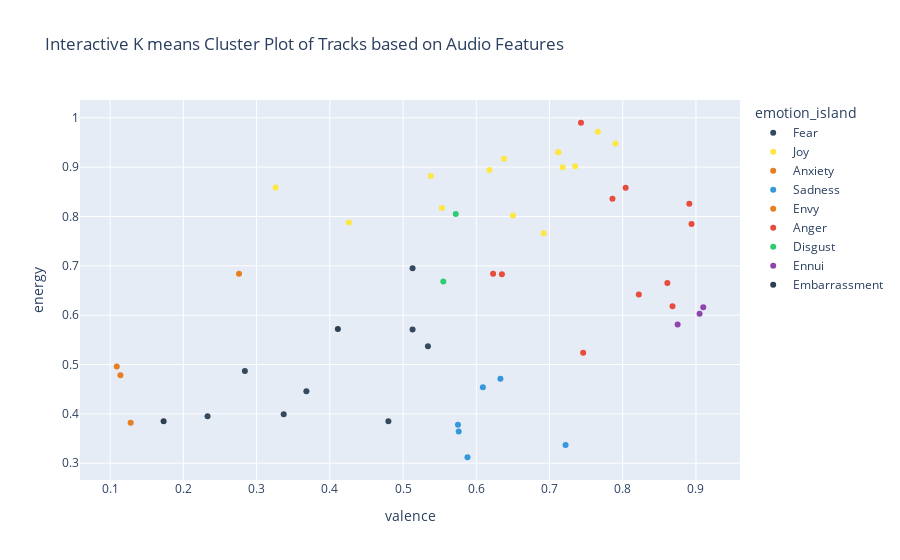

This figure's notebook cell:
### Code cell
import plotly.express as px
import plotly.graph_objects as go


# Map clusters to emotion names based on inspection of clusters
# This is a manual step where you assign a label to each cluster based on its characteristics
emotion_mapping = {0: 'Joy', 1: 'Sadness', 2: 'Anger', 3: 'Fear', 4: 'Disgust',
                   5: 'Anxiety', 6: 'Envy', 7: 'Ennui', 8: 'Embarrassment'}

df['emotion_island'] = df['cluster'].map(emotion_mapping)

# Ensure the dataframe has a 'track_name' column
# Add custom hover text using track names and emotions
df['hover_text'] = df.apply(lambda row: f"Track: {row['name']}<br>Emotion: {row['emotion_island']}", axis=1)

# Create the main scatter plot
fig = px.scatter(
    df,
    x='valence',
    y='energy',
    color='emotion_island',
    title="Interactive K means Cluster Plot of Tracks based on Audio Features",
    hover_name='hover_text'  # This will show custom hover text
)

# # Highlight one representative track from each cluster
# highlight_indices = []
# for cluster in df['cluster'].unique():
#     highlight_indices.append(df[df['cluster'] == cluster].index[0])  # Select the first track from each cluster

# # Add custom markers for the highlighted tracks
# for idx in highlight_indices:
#     track = df.loc[idx]
#     fig.add_trace(go.Scatter(
#         x=[track['valence']],
#         y=[track['energy']],
#         mode='markers+text',
#         marker=dict(size=12, color='red', symbol='diamond'),
#         text=[track['hover_text']],
#         textposition='top center',
#         showlegend=False
#     ))

# # Customize the plot colors to match the emotion colors
# for emotion, color in emotion_colors.items():
#     fig.for_each_trace(lambda trace: trace.update(marker_color=color) if trace.name == str(emotion_mapping) else ())

# fig.show()

# Customize the plot colors
emotion_colors = {
    'Joy': '#FEE644',        # Yellow
    'Sadness': '#3498db',    # Blue
    'Anger': '#e74c3c',      # Red
    'Fear': '#34495e',       # Dark Gray
    'Disgust': '#2ecc71',    # Green
    'Anxiety': '#e67e22',    # Orange
    'Envy': '#e67e22',       # Orange (Carrot Orange)
    'Ennui': '#8e44ad',      # Light Purple
    'Embarrassment': '#2c3e50'  # Dark Gray (or another color you choose)
}

for emotion, color in emotion_colors.items():
    fig.for_each_trace(lambda trace: trace.update(marker_color=color) if trace.name == emotion else None)

fig.show()

### Figure 1 — Plotly figure (JSON) as saved in the notebook; plotly's stock layout.template omitted (floating-point values rounded to 4 significant figures)
{"data": [{"hovertemplate": "<b>%{hovertext}</b><br><br>emotion_island=Fear<br>valence=%{x}<br>energy=%{y}<extra></extra>", "hovertext": ["Track: Aasa Kooda - From \"Think Indie\"<br>Emotion: Fear", "Track: Periyone<br>Emotion: Fear", "Track: Kutty Kudiye (From \"Premalu\")<br>Emotion: Fear", "Track: Omane<br>Emotion: Fear", "Track: Pon Unjalil<br>Emotion: Fear", "Track: Shukran Allah<br>Emotion: Fear", "Track: Etho Mazhayil<br>Emotion: Fear", "Track: Nin Koode Njan Illayo (From \"Pachuvum Athbutha Vilakkum\")<br>Emotion: Fear"], "legendgroup": "Fear", "marker": {"color": "#34495e", "symbol": "circle"}, "mode": "markers", "name": "Fear", "orientation": "v", "showlegend": true, "type": "scatter", "x": [0.534, 0.233, 0.513, 0.48, 0.368, 0.513, 0.337, 0.284], "xaxis": "x", "y": [0.537, 0.395, 0.571, 0.385, 0.446, 0.695, 0.399, 0.487], "yaxis": "y"}, {"hovertemplate": "<b>%{hovertext}</b><br><br>emotion_island=Joy<br>valence=%{x}<br>energy=%{y}<extra></extra>", "hovertext": ["Track: Illuminati<br>Emotion: Joy", "Track: Armadham<br>Emotion: Joy", "Track: Appadipodu<br>Emotion: Joy", "Track: Kadharalz<br>Emotion: Joy", "Track: Mathapithakkale<br>Emotion: Joy", "Track: Pistah<br>Emotion: Joy", "Track: Galatta - From \"Aavesham\"<br>Emotion: Joy", "Track: Velmuruka<br>Emotion: Joy", "Track: Ooh La La<br>Emotion: Joy", "Track: Aaluma Doluma<br>Emotion: Joy", "Track: Galatta<br>Emotion: Joy", "Track: Appangal<br>Emotion: Joy", "Track: Whistle Podu (From \"The Greatest Of All Time\")<br>Emotion: Joy", "Track: Oru Madhura Kinavin - Retro Mix<br>Emotion: Joy"], "legendgroup": "Joy", "marker": {"color": "#FEE644", "symbol": "circle"}, "mode": "markers", "name": "Joy", "orientation": "v", "showlegend": true, "type": "scatter", "x": [0.553, 0.426, 0.65, 0.735, 0.326, 0.692, 0.712, 0.79, 0.766, 0.638, 0.712, 0.618, 0.538, 0.718], "xaxis": "x", "y": [0.817, 0.788, 0.802, 0.902, 0.859, 0.766, 0.93, 0.948, 0.972, 0.917, 0.93, 0.894, 0.882, 0.9], "yaxis": "y"}, {"hovertemplate": "<b>%{hovertext}</b><br><br>emotion_island=Anxiety<br>valence=%{x}<br>energy=%{y}<extra></extra>", "hovertext": ["Track: Tharangal<br>Emotion: Anxiety", "Track: The Beginning - Malayalam<br>Emotion: Anxiety", "Track: Venmegham - From \"2018\"<br>Emotion: Anxiety"], "legendgroup": "Anxiety", "marker": {"color": "#e67e22", "symbol": "circle"}, "mode": "markers", "name": "Anxiety", "orientation": "v", "showlegend": true, "type": "scatter", "x": [0.128, 0.109, 0.114], "xaxis": "x", "y": [0.382, 0.496, 0.478], "yaxis": "y"}, {"hovertemplate": "<b>%{hovertext}</b><br><br>emotion_island=Sadness<br>valence=%{x}<br>energy=%{y}<extra></extra>", "hovertext": ["Track: Madhu Pakaroo - From \"Varshangalkku Shesham\"<br>Emotion: Sadness", "Track: Jeevithagaadhakale - From \"Varshangalkku Shesham\"<br>Emotion: Sadness", "Track: Kun Faya Kun<br>Emotion: Sadness", "Track: Hridhayavum<br>Emotion: Sadness", "Track: Ya Ya Ya Yadava<br>Emotion: Sadness", "Track: Maymaasa<br>Emotion: Sadness"], "legendgroup": "Sadness", "marker": {"color": "#3498db", "symbol": "circle"}, "mode": "markers", "name": "Sadness", "orientation": "v", "showlegend": true, "type": "scatter", "x": [0.722, 0.609, 0.575, 0.633, 0.588, 0.576], "xaxis": "x", "y": [0.337, 0.454, 0.378, 0.471, 0.312, 0.364], "yaxis": "y"}, {"hovertemplate": "<b>%{hovertext}</b><br><br>emotion_island=Envy<br>valence=%{x}<br>energy=%{y}<extra></extra>", "hovertext": ["Track: Odimaga<br>Emotion: Envy"], "legendgroup": "Envy", "marker": {"color": "#e67e22", "symbol": "circle"}, "mode": "markers", "name": "Envy", "orientation": "v", "showlegend": true, "type": "scatter", "x": [0.276], "xaxis": "x", "y": [0.684], "yaxis": "y"}, {"hovertemplate": "<b>%{hovertext}</b><br><br>emotion_island=Anger<br>valence=%{x}<br>energy=%{y}<extra></extra>", "hovertext": ["Track: Mini Maharani (From \"Premalu\")<br>Emotion: Anger", "Track: Katchi Sera - From \"Think Indie\"<br>Emotion: Anger", "Track: Ballaatha Jaathi<br>Emotion: Anger", "Track: Lajjavathiye<br>Emotion: Anger", "Track: Naakka Mukka<br>Emotion: Anger", "Track: Sahibaa<br>Emotion: Anger", "Track: Why This Kolaveri Di? - The Soup of Love<br>Emotion: Anger", "Track: Chand Sifarish<br>Emotion: Anger", "Track: Manjadi Mazha<br>Emotion: Anger", "Track: Johny Mone Johnee<br>Emotion: Anger", "Track: Vattayila Pandalittu<br>Emotion: Anger"], "legendgroup": "Anger", "marker": {"color": "#e74c3c", "symbol": "circle"}, "mode": "markers", "name": "Anger", "orientation": "v", "showlegend": true, "type": "scatter", "x": [0.891, 0.822, 0.868, 0.804, 0.743, 0.623, 0.894, 0.861, 0.635, 0.786, 0.746], "xaxis": "x", "y": [0.826, 0.642, 0.618, 0.858, 0.99, 0.684, 0.785, 0.665, 0.683, 0.836, 0.524], "yaxis": "y"}, {"hovertemplate": "<b>%{hovertext}</b><br><br>emotion_island=Disgust<br>valence=%{x}<br>energy=%{y}<extra></extra>", "hovertext": ["Track: Naa Ready (From \"Leo\")<br>Emotion: Disgust", "Track: Jaada<br>Emotion: Disgust"], "legendgroup": "Disgust", "marker": {"color": "#2ecc71", "symbol": "circle"}, "mode": "markers", "name": "Disgust", "orientation": "v", "showlegend": true, "type": "scatter", "x": [0.572, 0.555], "xaxis": "x", "y": [0.805, 0.668], "yaxis": "y"}, {"hovertemplate": "<b>%{hovertext}</b><br><br>emotion_island=Ennui<br>valence=%{x}<br>energy=%{y}<extra></extra>", "hovertext": ["Track: Aarumughan<br>Emotion: Ennui", "Track: Poove Poove<br>Emotion: Ennui", "Track: Thankathingal<br>Emotion: Ennui"], "legendgroup": "Ennui", "marker": {"color": "#8e44ad", "symbol": "circle"}, "mode": "markers", "name": "Ennui", "orientation": "v", "showlegend": true, "type": "scatter", "x": [0.905, 0.875, 0.91], "xaxis": "x", "y": [0.603, 0.581, 0.616], "yaxis": "y"}, {"hovertemplate": "<b>%{hovertext}</b><br><br>emotion_island=Embarrassment<br>valence=%{x}<br>energy=%{y}<extra></extra>", "hovertext": ["Track: Kanmani Anbodu Kadhalan<br>Emotion: Embarrassment", "Track: Benevolent Breeze<br>Emotion: Embarrassment"], "legendgroup": "Embarrassment", "marker": {"color": "#2c3e50", "symbol": "circle"}, "mode": "markers", "name": "Embarrassment", "orientation": "v", "showlegend": true, "type": "scatter", "x": [0.411, 0.173], "xaxis": "x", "y": [0.572, 0.385], "yaxis": "y"}], "layout": {"legend": {"title": {"text": "emotion_island"}, "tracegroupgap": 0}, "title": {"text": "Interactive K means Cluster Plot of Tracks based on Audio Features"}, "xaxis": {"anchor": "y", "domain": [0, 1], "title": {"text": "valence"}}, "yaxis": {"anchor": "x", "domain": [0, 1], "title": {"text": "energy"}}}}
